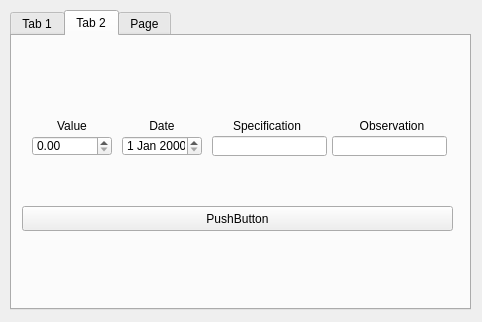
<?xml version="1.0" encoding="UTF-8"?>
<ui version="4.0">
 <class>Dialog</class>
 <widget class="QDialog" name="Dialog">
  <property name="geometry">
   <rect>
    <x>0</x>
    <y>0</y>
    <width>482</width>
    <height>322</height>
   </rect>
  </property>
  <property name="windowTitle">
   <string>Dialog</string>
  </property>
  <widget class="QTabWidget" name="tabWidget">
   <property name="geometry">
    <rect>
     <x>10</x>
     <y>10</y>
     <width>461</width>
     <height>300</height>
    </rect>
   </property>
   <property name="sizePolicy">
    <sizepolicy hsizetype="Preferred" vsizetype="Preferred">
     <horstretch>0</horstretch>
     <verstretch>0</verstretch>
    </sizepolicy>
   </property>
   <property name="currentIndex">
    <number>1</number>
   </property>
   <widget class="QWidget" name="tab">
    <attribute name="title">
     <string>Tab 1</string>
    </attribute>
    <widget class="QLabel" name="label">
     <property name="geometry">
      <rect>
       <x>30</x>
       <y>80</y>
       <width>40</width>
       <height>20</height>
      </rect>
     </property>
     <property name="text">
      <string>Value</string>
     </property>
     <property name="alignment">
      <set>Qt::AlignCenter</set>
     </property>
    </widget>
    <widget class="QLabel" name="label_2">
     <property name="geometry">
      <rect>
       <x>120</x>
       <y>80</y>
       <width>40</width>
       <height>20</height>
      </rect>
     </property>
     <property name="text">
      <string>Date</string>
     </property>
     <property name="alignment">
      <set>Qt::AlignCenter</set>
     </property>
    </widget>
    <widget class="QLabel" name="label_3">
     <property name="geometry">
      <rect>
       <x>210</x>
       <y>80</y>
       <width>60</width>
       <height>20</height>
      </rect>
     </property>
     <property name="text">
      <string>Category</string>
     </property>
     <property name="alignment">
      <set>Qt::AlignCenter</set>
     </property>
    </widget>
    <widget class="QLabel" name="label_4">
     <property name="geometry">
      <rect>
       <x>320</x>
       <y>80</y>
       <width>70</width>
       <height>20</height>
      </rect>
     </property>
     <property name="text">
      <string>Specification</string>
     </property>
     <property name="alignment">
      <set>Qt::AlignCenter</set>
     </property>
    </widget>
    <widget class="QLabel" name="label_5">
     <property name="geometry">
      <rect>
       <x>440</x>
       <y>80</y>
       <width>80</width>
       <height>20</height>
      </rect>
     </property>
     <property name="text">
      <string>Observation</string>
     </property>
     <property name="alignment">
      <set>Qt::AlignCenter</set>
     </property>
    </widget>
    <widget class="QDoubleSpinBox" name="doubleSpinBox">
     <property name="geometry">
      <rect>
       <x>10</x>
       <y>100</y>
       <width>80</width>
       <height>20</height>
      </rect>
     </property>
    </widget>
    <widget class="QDateEdit" name="dateEdit">
     <property name="geometry">
      <rect>
       <x>100</x>
       <y>100</y>
       <width>80</width>
       <height>20</height>
      </rect>
     </property>
    </widget>
    <widget class="QComboBox" name="comboBox_2">
     <property name="geometry">
      <rect>
       <x>190</x>
       <y>100</y>
       <width>100</width>
       <height>20</height>
      </rect>
     </property>
    </widget>
    <widget class="QLineEdit" name="lineEdit_2">
     <property name="geometry">
      <rect>
       <x>300</x>
       <y>100</y>
       <width>115</width>
       <height>20</height>
      </rect>
     </property>
    </widget>
    <widget class="QLineEdit" name="lineEdit_3">
     <property name="geometry">
      <rect>
       <x>420</x>
       <y>100</y>
       <width>115</width>
       <height>20</height>
      </rect>
     </property>
    </widget>
    <widget class="QCheckBox" name="checkBox">
     <property name="geometry">
      <rect>
       <x>10</x>
       <y>140</y>
       <width>110</width>
       <height>20</height>
      </rect>
     </property>
     <property name="text">
      <string>CheckBox</string>
     </property>
    </widget>
    <widget class="QPushButton" name="pushButton_6">
     <property name="geometry">
      <rect>
       <x>10</x>
       <y>170</y>
       <width>520</width>
       <height>25</height>
      </rect>
     </property>
     <property name="text">
      <string>PushButton</string>
     </property>
    </widget>
   </widget>
   <widget class="QWidget" name="tab_2">
    <attribute name="title">
     <string>Tab 2</string>
    </attribute>
    <widget class="QDoubleSpinBox" name="doubleSpinBox_2">
     <property name="geometry">
      <rect>
       <x>20</x>
       <y>100</y>
       <width>80</width>
       <height>20</height>
      </rect>
     </property>
    </widget>
    <widget class="QLineEdit" name="lineEdit_4">
     <property name="geometry">
      <rect>
       <x>200</x>
       <y>100</y>
       <width>115</width>
       <height>20</height>
      </rect>
     </property>
    </widget>
    <widget class="QLineEdit" name="lineEdit_5">
     <property name="geometry">
      <rect>
       <x>320</x>
       <y>100</y>
       <width>115</width>
       <height>20</height>
      </rect>
     </property>
    </widget>
    <widget class="QLabel" name="label_6">
     <property name="geometry">
      <rect>
       <x>130</x>
       <y>80</y>
       <width>40</width>
       <height>20</height>
      </rect>
     </property>
     <property name="text">
      <string>Date</string>
     </property>
     <property name="alignment">
      <set>Qt::AlignCenter</set>
     </property>
    </widget>
    <widget class="QPushButton" name="pushButton_7">
     <property name="geometry">
      <rect>
       <x>10</x>
       <y>170</y>
       <width>431</width>
       <height>25</height>
      </rect>
     </property>
     <property name="text">
      <string>PushButton</string>
     </property>
    </widget>
    <widget class="QLabel" name="label_8">
     <property name="geometry">
      <rect>
       <x>40</x>
       <y>80</y>
       <width>40</width>
       <height>20</height>
      </rect>
     </property>
     <property name="text">
      <string>Value</string>
     </property>
     <property name="alignment">
      <set>Qt::AlignCenter</set>
     </property>
    </widget>
    <widget class="QDateEdit" name="dateEdit_2">
     <property name="geometry">
      <rect>
       <x>110</x>
       <y>100</y>
       <width>80</width>
       <height>20</height>
      </rect>
     </property>
    </widget>
    <widget class="QLabel" name="label_9">
     <property name="geometry">
      <rect>
       <x>220</x>
       <y>80</y>
       <width>70</width>
       <height>20</height>
      </rect>
     </property>
     <property name="text">
      <string>Specification</string>
     </property>
     <property name="alignment">
      <set>Qt::AlignCenter</set>
     </property>
    </widget>
    <widget class="QLabel" name="label_10">
     <property name="geometry">
      <rect>
       <x>340</x>
       <y>80</y>
       <width>80</width>
       <height>20</height>
      </rect>
     </property>
     <property name="text">
      <string>Observation</string>
     </property>
     <property name="alignment">
      <set>Qt::AlignCenter</set>
     </property>
    </widget>
   </widget>
   <widget class="QWidget" name="tab_3">
    <attribute name="title">
     <string>Page</string>
    </attribute>
    <widget class="QPushButton" name="pushButton">
     <property name="geometry">
      <rect>
       <x>10</x>
       <y>10</y>
       <width>525</width>
       <height>25</height>
      </rect>
     </property>
     <property name="text">
      <string>PushButton</string>
     </property>
    </widget>
    <widget class="QPushButton" name="pushButton_2">
     <property name="geometry">
      <rect>
       <x>10</x>
       <y>40</y>
       <width>525</width>
       <height>25</height>
      </rect>
     </property>
     <property name="text">
      <string>PushButton</string>
     </property>
    </widget>
    <widget class="QPushButton" name="pushButton_3">
     <property name="geometry">
      <rect>
       <x>10</x>
       <y>70</y>
       <width>525</width>
       <height>25</height>
      </rect>
     </property>
     <property name="text">
      <string>PushButton</string>
     </property>
    </widget>
    <widget class="QGroupBox" name="groupBox">
     <property name="geometry">
      <rect>
       <x>10</x>
       <y>110</y>
       <width>525</width>
       <height>140</height>
      </rect>
     </property>
     <property name="title">
      <string>GroupBox</string>
     </property>
     <widget class="QLineEdit" name="lineEdit">
      <property name="geometry">
       <rect>
        <x>20</x>
        <y>50</y>
        <width>231</width>
        <height>20</height>
       </rect>
      </property>
     </widget>
     <widget class="QPushButton" name="pushButton_4">
      <property name="geometry">
       <rect>
        <x>20</x>
        <y>90</y>
        <width>231</width>
        <height>23</height>
       </rect>
      </property>
      <property name="text">
       <string>PushButton</string>
      </property>
     </widget>
     <widget class="QComboBox" name="comboBox">
      <property name="geometry">
       <rect>
        <x>290</x>
        <y>50</y>
        <width>211</width>
        <height>22</height>
       </rect>
      </property>
     </widget>
     <widget class="QPushButton" name="pushButton_5">
      <property name="geometry">
       <rect>
        <x>290</x>
        <y>90</y>
        <width>211</width>
        <height>23</height>
       </rect>
      </property>
      <property name="text">
       <string>PushButton</string>
      </property>
     </widget>
    </widget>
   </widget>
  </widget>
 </widget>
 <resources/>
 <connections/>
</ui>
